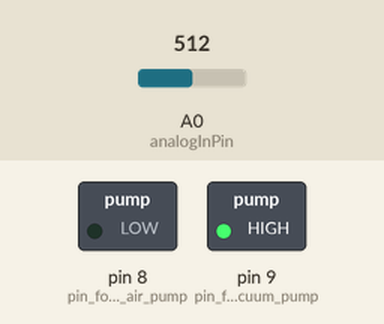
Bench run of a sketch on a simulated Arduino Uno, built with avr-gcc and run on an emulated ATmega328P. Shown: switched loads named in the sketch (green lamp = pin HIGH). The test bench sets the inputs (shaded band); at power-on: A0 (analogInPin) = 512. What the sketch prints to the serial monitor is not drawn.

Above: at 0.3 s.
At 11.4 s:
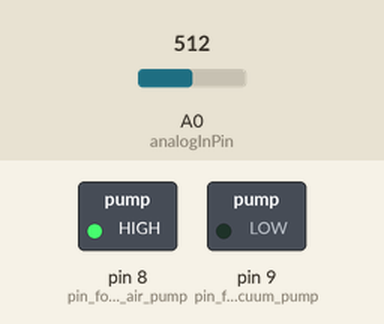
Timing chart, 0 to 20.3 s (numbered marks = the images above):
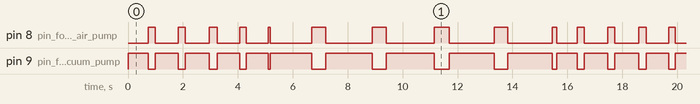

The sketch:

thesis_test1.ino
```cpp
//ECG samples
short int arr[]={101,100,100,99,99,98,97,96,93,95,95,96,97,95,95,95,94,94,93,97,96,94,95,94,94,95,95,96,95,96,94,95,95,95,95,94,95,95,93,94,94,95,96,95,95,95,93,94,95,96,95,96,96,96,97,96,96,95,95,95,94,94,93,95,100,101,106,108,100,98,93,95,97,95,96,95,95,96,96,97,96,95,97,96,98,96,98,99,98,100,100,100,99,98,100,100,100,99,97,96,94,94,95,96,95,95,95,95,93,94,94,96,96,94,94,95,96,96,95,97,95,94,95,94,96,96,95,95,95,95,95,94,95,94,95,95,94,95,94,94,96,96,98,96,94,95,97,98,96,97,97,95,95,93,95,95,95,95,97,101,104,108,104,99,95,95,96,96,95,97,95,95,96,96,97,96,96,98,96,97,97,98,99,98,100,100,100,101,100,101,99,97,99,97,97,96,95,96,95,95,94,95,95,94,96,94,95,96,94,96,95,94,96,95,96,96,95,97,97,96,96,95,96,95,96,95,96,97,95,94,94,95,97,96,96,95,95,95,94,95,97,95,95,97,96,96,98,98,96,95,94,95,95,95,94,95,98,103,104,108,105,100,96,95,97,96,94,95,95,95,96,96,97,96,96,96,97,98,97,98,98,98,99,99,100,102,101,100,98,98,97,96,97,94,96,96,94,95,94,95,95,94,95,94,93,94,94,95,95,95,95,95,96,95,95,96,96,95,93,94,95,94,96,94,95,95,95,95,94,95,94,94,95,94,95,95,94,95,95,98,99,96,97,96,95,94,95,96,94,95,94,96,100,101,109,108,101,96,94,97,96,95,98,96,96,97,95,96,95,97,97,96,97,98,99,99,100,102,98,100,99,99,100,99,99,98,98,97,95,96,95,95,96,95,96,95,92,94,93,96,96,95,96,95,95,94,96,97,95,97,95,94,96,94,96,96,95,95,95,95,94,95,97,95,97,96,92,95,95,96,97,96,98,98,98,95,95,95,95,95,96,95,95,98,102,108,108,101,97,94};

short int i; //count value for array

//For time calculation
unsigned long previousTime, currentTime;

const int analogInPin = A0; //Analog pin input for Velostat reading

int sensorValue = 0; // value read from the Velostat

void setup() {
  // put your setup code here, to run once:
  digitalWrite(analogInPin, HIGH);
  pinMode(8, OUTPUT);//pin for the air pump
  pinMode(9,OUTPUT);//pin for vacuum pump
  Serial.begin(9600);
}

void loop() {
  // put your main code here, to run repeatedly:
  while(1)
  {
    Serial.println("5 Loops Complete both delayed and normal");
    //Normal ECG
    //loop through 5 ECG cycle samples
    for (i = 0; i < 450; i++)
    {
      short int tEquivalentValue = 0; //Values that are equivalent to T peak in ECG

      //check for R peak
      //Between T peak to R peak - Air pump is OFF and Vacuum pump is ON
      while(arr[i] < 106)
      {
        //If last value has reached in this process break from loop
        if(i == 450)
        {
          break;
        }
        digitalWrite(8, LOW); //air pump OFF
        digitalWrite(9, HIGH); //vacuum pump ON
        sensorValue = analogRead(analogInPin); //reading from Velostat
        Serial.print(arr[i]);
        Serial.print(" ");
        Serial.print("0");
        Serial.print(" ");
        Serial.println(-sensorValue);
        i++;
      }

//      currentTime = millis();
//      Serial.print("--------------");
//      Serial.println(currentTime-previousTime);
//
//      previousTime = currentTime;

      //Check for T peak
      //Between R peak and T peak - Air pump is ON and Vacuum pump is OFF
      while(tEquivalentValue < 2)
      {
        if(i == 450)
        {
           break;
        }
        digitalWrite(8, HIGH); //air pump ON
        digitalWrite(9, LOW); //vacuum pump OFF
        sensorValue = analogRead(analogInPin); //reading from Velostat
        Serial.print(arr[i]);
        Serial.print(" ");
        Serial.print("1");
        Serial.print(" ");
        Serial.println(-sensorValue);

        //Check for T peak value. If we encounter two such values break.
        if((arr[i]>98)&&(arr[i]<102))
        {
          tEquivalentValue++;
        }

        if(tEquivalentValue == 2)
        {
          break;
        }

        i++;
      }
    }

    //Delayed ECG
    //loop through 5 ECG cycle samples
    for (i = 0; i < 450; i++)
    {
      short int tEquivalentValue = 0; //Values that are equivalent to T peak in ECG

      //check for R peak
      //Between T peak to R peak - Air pump is OFF and Vacuum pump is ON
      while(arr[i] < 106)
      {
        //If last value has reached in this process break from loop
        if(i == 450)
        {
          break;
        }
        digitalWrite(8, LOW); //air pump OFF
        digitalWrite(9, HIGH); //vacuum pump ON
        sensorValue = analogRead(analogInPin); //reading from Velostat
        Serial.print(arr[i]);
        Serial.print(" ");
        Serial.print("0");
        Serial.print(" ");
        Serial.println(-sensorValue);
        sensorValue = analogRead(analogInPin); //reading from Velostat
        Serial.print(arr[i]);
        Serial.print(" ");
        Serial.print("0");
        Serial.print(" ");
        Serial.println(-sensorValue);
        i++;
      }

//      currentTime = millis();
//      Serial.print("--------------");
//      Serial.println(currentTime-previousTime);
//
//      previousTime = currentTime;

      //Check for T peak
      //Between R peak and T peak - Air pump is ON and Vacuum pump is OFF
      while(tEquivalentValue < 2)
      {
        if(i == 450)
        {
           break;
        }
        digitalWrite(8, HIGH); //air pump ON
        digitalWrite(9, LOW); //vacuum pump OFF
        sensorValue = analogRead(analogInPin); //reading from Velostat
        Serial.print(arr[i]);
        Serial.print(" ");
        Serial.print("1");
        Serial.print(" ");
        Serial.println(-sensorValue);
        sensorValue = analogRead(analogInPin); //reading from Velostat
        Serial.print(arr[i]);
        Serial.print(" ");
        Serial.print("1");
        Serial.print(" ");
        Serial.println(-sensorValue);

        //Check for T peak value. If we encounter two such values break.
        if((arr[i]>98)&&(arr[i]<102))
        {
          tEquivalentValue++;
        }

        if(tEquivalentValue == 2)
        {
          break;
        }

        i++;
      }
    }
  }
}
```

Measured:
- by itself, pin 9 (pin_for_vacuum_pump): repeats every 15.6 s: LOW 0.25 s, HIGH 0.84 s, LOW 0.25 s, HIGH 0.88 s, LOW 0.28 s, HIGH 0.82 s, LOW 0.24 s, HIGH 0.81 s, LOW 0.06 s, HIGH 1.5 s, LOW 0.51 s, HIGH 1.7 s, LOW 0.51 s, HIGH 1.8 s, LOW 0.56 s, HIGH 1.6 s, LOW 0.49 s, HIGH 1.6 s, LOW 0.16 s, HIGH 0.76 s
- by itself, pin 8 (pin_for_the_air_pump): repeats every 15.6 s: LOW 0.84 s, HIGH 0.25 s, LOW 0.88 s, HIGH 0.28 s, LOW 0.82 s, HIGH 0.24 s, LOW 0.81 s, HIGH 0.06 s, LOW 1.5 s, HIGH 0.51 s, LOW 1.7 s, HIGH 0.51 s, LOW 1.8 s, HIGH 0.56 s, LOW 1.6 s, HIGH 0.49 s, LOW 1.6 s, HIGH 0.16 s, LOW 0.76 s, HIGH 0.25 s
- by itself, everything shown: repeats every 15.6 s, in 20 steps
